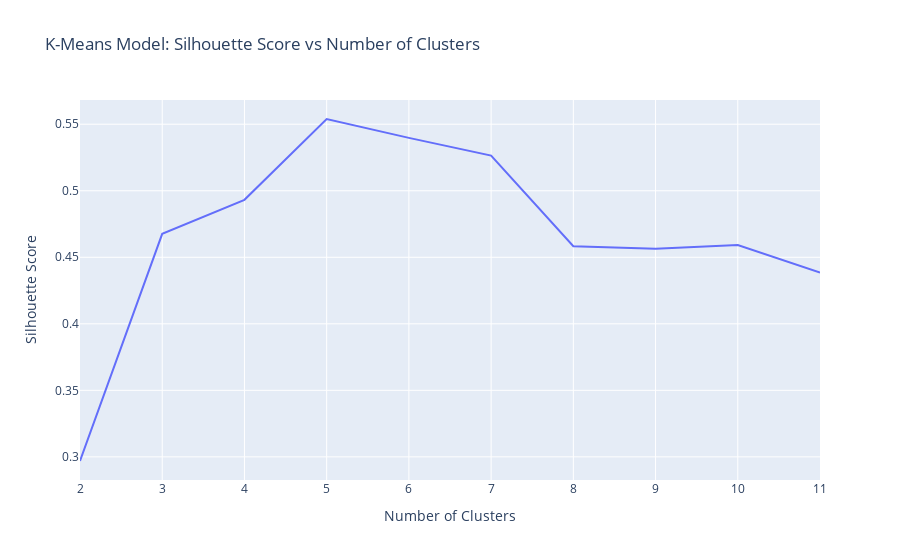

Here is the notebook cell this chart was saved with:
### Code cell
fig = px.line(x= n_clusters , y= silhouette_scores , title= "K-Means Model: Silhouette Score vs Number of Clusters")
fig.update_layout(xaxis_title= 'Number of Clusters' , yaxis_title= 'Silhouette Score')
fig.show();

### Figure 1 — Plotly figure (JSON) as saved in the notebook; plotly's stock layout.template omitted (floating-point values rounded to 4 significant figures)
{"data": [{"hovertemplate": "x=%{x}<br>y=%{y}<extra></extra>", "legendgroup": "", "line": {"color": "#636efa", "dash": "solid"}, "marker": {"symbol": "circle"}, "mode": "lines", "name": "", "orientation": "v", "showlegend": false, "type": "scatter", "x": [2, 3, 4, 5, 6, 7, 8, 9, 10, 11], "xaxis": "x", "y": [0.2969, 0.4676, 0.4932, 0.5539, 0.5398, 0.5264, 0.4583, 0.4565, 0.4593, 0.4384], "yaxis": "y"}], "layout": {"legend": {"tracegroupgap": 0}, "title": {"text": "K-Means Model: Silhouette Score vs Number of Clusters"}, "xaxis": {"anchor": "y", "domain": [0, 1], "title": {"text": "Number of Clusters"}}, "yaxis": {"anchor": "x", "domain": [0, 1], "title": {"text": "Silhouette Score"}}}}
